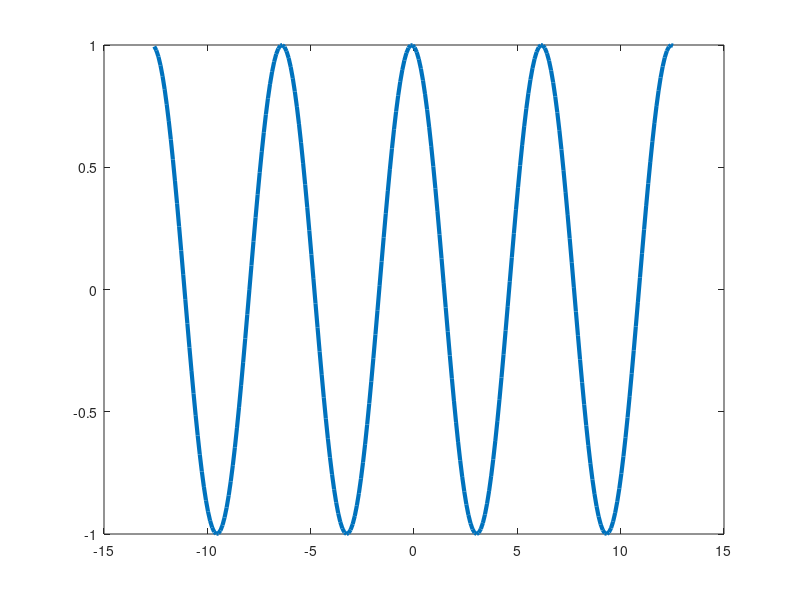

Write MATLAB code to recreate this figure.
clear M

x = -4 * pi:0.1:4 * pi;
y = sin(x);
h = plot(x, y, 'LineWidth', 3);

for i=0:20000
    set(h,'YData', sin(x - i/250))
    drawnow
    %M(i) = getframe;
end

%movie(M);